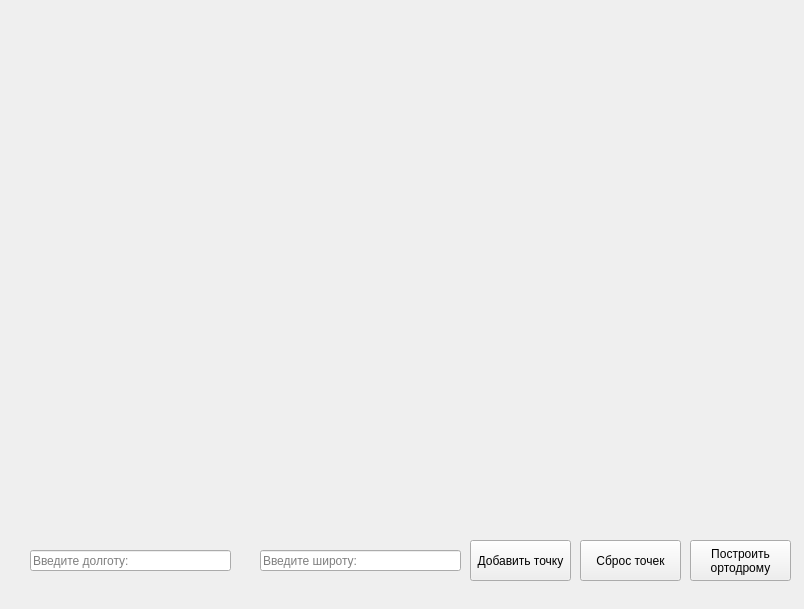
<?xml version="1.0" encoding="UTF-8"?>
<ui version="4.0">
 <class>MainWindow</class>
 <widget class="QMainWindow" name="MainWindow">
  <property name="geometry">
   <rect>
    <x>0</x>
    <y>0</y>
    <width>804</width>
    <height>609</height>
   </rect>
  </property>
  <property name="windowTitle">
   <string>MainWindow</string>
  </property>
  <widget class="QWidget" name="centralwidget">
   <widget class="QWidget" name="verticalLayoutWidget">
    <property name="geometry">
     <rect>
      <x>20</x>
      <y>10</y>
      <width>761</width>
      <height>521</height>
     </rect>
    </property>
    <layout class="QVBoxLayout" name="verticalLayout"/>
   </widget>
   <widget class="QPushButton" name="pushButton">
    <property name="geometry">
     <rect>
      <x>470</x>
      <y>540</y>
      <width>101</width>
      <height>41</height>
     </rect>
    </property>
    <property name="text">
     <string>Добавить точку</string>
    </property>
   </widget>
   <widget class="QPushButton" name="pushButton_2">
    <property name="geometry">
     <rect>
      <x>580</x>
      <y>540</y>
      <width>101</width>
      <height>41</height>
     </rect>
    </property>
    <property name="text">
     <string>Сброс точек</string>
    </property>
   </widget>
   <widget class="QLineEdit" name="lineEdit">
    <property name="geometry">
     <rect>
      <x>30</x>
      <y>550</y>
      <width>201</width>
      <height>21</height>
     </rect>
    </property>
    <property name="contextMenuPolicy">
     <enum>Qt::ContextMenuPolicy::DefaultContextMenu</enum>
    </property>
    <property name="inputMethodHints">
     <set>Qt::InputMethodHint::ImhNone</set>
    </property>
    <property name="inputMask">
     <string notr="true"/>
    </property>
    <property name="text">
     <string notr="true"/>
    </property>
    <property name="frame">
     <bool>true</bool>
    </property>
    <property name="echoMode">
     <enum>QLineEdit::EchoMode::Normal</enum>
    </property>
    <property name="alignment">
     <set>Qt::AlignmentFlag::AlignLeading|Qt::AlignmentFlag::AlignLeft|Qt::AlignmentFlag::AlignVCenter</set>
    </property>
    <property name="dragEnabled">
     <bool>false</bool>
    </property>
    <property name="readOnly">
     <bool>false</bool>
    </property>
    <property name="placeholderText">
     <string notr="true">Введите долготу:</string>
    </property>
    <property name="clearButtonEnabled">
     <bool>true</bool>
    </property>
   </widget>
   <widget class="QLineEdit" name="lineEdit_2">
    <property name="geometry">
     <rect>
      <x>260</x>
      <y>550</y>
      <width>201</width>
      <height>21</height>
     </rect>
    </property>
    <property name="sizePolicy">
     <sizepolicy hsizetype="Fixed" vsizetype="Fixed">
      <horstretch>0</horstretch>
      <verstretch>0</verstretch>
     </sizepolicy>
    </property>
    <property name="inputMethodHints">
     <set>Qt::InputMethodHint::ImhNone</set>
    </property>
    <property name="inputMask">
     <string notr="true"/>
    </property>
    <property name="text">
     <string notr="true"/>
    </property>
    <property name="maxLength">
     <number>32767</number>
    </property>
    <property name="cursorPosition">
     <number>0</number>
    </property>
    <property name="alignment">
     <set>Qt::AlignmentFlag::AlignLeading|Qt::AlignmentFlag::AlignLeft|Qt::AlignmentFlag::AlignVCenter</set>
    </property>
    <property name="readOnly">
     <bool>false</bool>
    </property>
    <property name="placeholderText">
     <string notr="true">Введите широту:</string>
    </property>
    <property name="cursorMoveStyle">
     <enum>Qt::CursorMoveStyle::LogicalMoveStyle</enum>
    </property>
    <property name="clearButtonEnabled">
     <bool>true</bool>
    </property>
   </widget>
   <widget class="QPushButton" name="pushButton_3">
    <property name="geometry">
     <rect>
      <x>690</x>
      <y>540</y>
      <width>101</width>
      <height>41</height>
     </rect>
    </property>
    <property name="sizePolicy">
     <sizepolicy hsizetype="Preferred" vsizetype="Fixed">
      <horstretch>0</horstretch>
      <verstretch>0</verstretch>
     </sizepolicy>
    </property>
    <property name="acceptDrops">
     <bool>false</bool>
    </property>
    <property name="toolTip">
     <string/>
    </property>
    <property name="text">
     <string>Построить
ортодрому</string>
    </property>
   </widget>
  </widget>
 </widget>
 <resources/>
 <connections/>
</ui>
